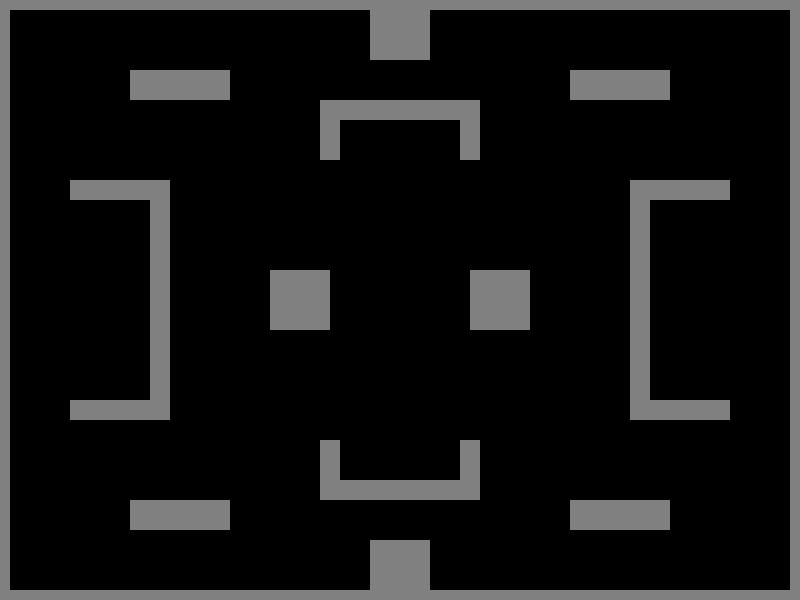

The image is a tile-based game level rendered from a .tmx file. Its description and source (layers, tilesets, objects; grid data summarised) follow:
An orthogonal 80x60 tile map with 10x10 px tiles, 1 tile layer (Tile Layer 1).

<map version="1.10" tiledversion="1.10.2" orientation="orthogonal" renderorder="right-down" width="80" height="60" tilewidth="10" tileheight="10" infinite="0" nextlayerid="2" nextobjectid="1">
 <tileset firstgid="1" source="graytiles.tsx" />
 <layer id="1" name="Tile Layer 1" width="80" height="60" offsetx="0" offsety="0">
  <data>[4800 cells, 784 non-empty, 1 distinct tile ids]</data>
 </layer>
</map>